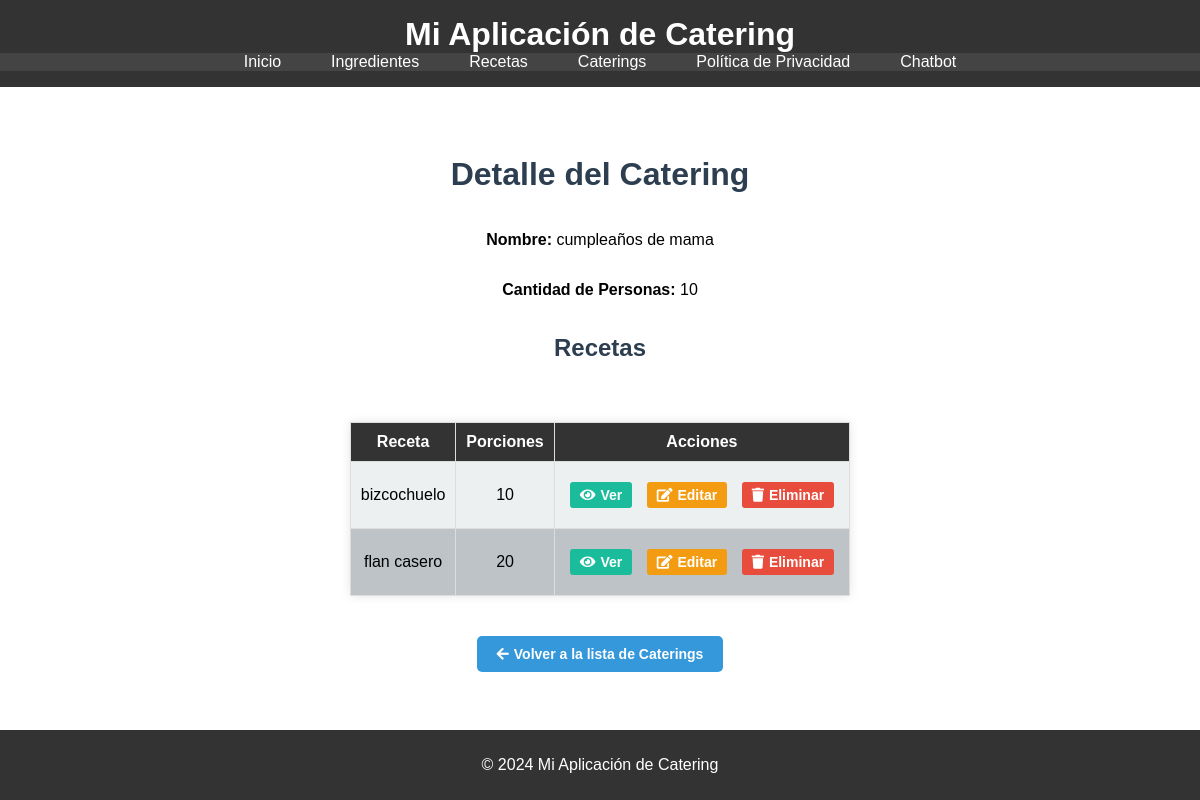
Page /calculos/caterings/6/ on the committed database.
### calculos/models.py (models this page shows, shortened)
class Catering(models.Model):
    nombre = models.CharField(max_length=100, default="Catering genérico")
    cantidad_personas = models.PositiveIntegerField()

class CateringReceta(models.Model):
    catering = models.ForeignKey(Catering, on_delete=models.CASCADE, related_name="recetas")
    receta = models.ForeignKey('Receta', on_delete=models.CASCADE)
    porciones = models.PositiveIntegerField()

class Receta(models.Model):
    nombre = models.CharField(max_length=100)
    porciones = models.PositiveIntegerField(default=1)

### calculos/views.py (the view)
# urls.py: path('caterings/<int:pk>/', views.ver_catering, name='ver_catering'),
def ver_catering(request, pk):
    catering = get_object_or_404(Catering, pk=pk)
    recetas = CateringReceta.objects.filter(catering=catering)
    return render(request, 'calculos/ver_catering.html', {
        'catering': catering,
        'recetas': recetas,
    })

### templates/calculos/ver_catering.html
{% extends 'base.html' %}
{% block content %}
<h1 style="color: #2c3e50;">Detalle del Catering</h1>
<p><strong>Nombre:</strong> {{ catering.nombre }}</p>
<p><strong>Cantidad de Personas:</strong> {{ catering.cantidad_personas }}</p>
<h2 style="color: #2c3e50;">Recetas</h2>
<div class="responsive-table" style="margin-top: 20px;">
    <table style="width: 100%; border-collapse: collapse;">
        <thead>
            <tr style="background-color: #34495e; color: white;">
                <th style="padding: 10px;">Receta</th>
                <th style="padding: 10px;">Porciones</th>
                <th style="padding: 10px;">Acciones</th>
            </tr>
        </thead>
        <tbody>
            {% for receta in recetas %}
            <tr style="background-color: {% cycle '#ecf0f1' '#bdc3c7' %};">
                <td data-label="Receta" style="padding: 10px;">{{ receta.receta.nombre }}</td>
                <td data-label="Porciones" style="padding: 10px;">{{ receta.porciones }}</td>
                <td data-label="Acciones" style="padding: 10px;">
                    <a href="{% url 'detalle_receta' receta.receta.id %}" class="btn btn-info" style="background-color: #1abc9c; color: white; padding: 5px 10px; border-radius: 3px; text-decoration: none; font-size: 14px;">
                        <i class="fas fa-eye"></i> Ver
                    </a>
                    <a href="{% url 'editar_receta' receta.receta.id %}" class="btn btn-warning" style="background-color: #f39c12; color: white; padding: 5px 10px; border-radius: 3px; text-decoration: none; font-size: 14px;">
                        <i class="fas fa-edit"></i> Editar
                    </a>
                    <a href="{% url 'eliminar_receta' receta.receta.id %}" class="btn btn-danger" style="background-color: #e74c3c; color: white; padding: 5px 10px; border-radius: 3px; text-decoration: none; font-size: 14px;" onclick="return confirm('¿Está seguro de eliminar esta receta?');">
                        <i class="fas fa-trash"></i> Eliminar
                    </a>
                </td>
            </tr>
            {% endfor %}
        </tbody>
    </table>
</div>
<a href="{% url 'lista_caterings' %}" class="btn btn-primary" style="background-color: #3498db; color: white; padding: 10px 20px; border-radius: 5px; text-decoration: none; font-weight: bold; margin-top: 20px;">
    <i class="fas fa-arrow-left"></i> Volver a la lista de Caterings
</a>
{% endblock %}

### static/style.css (style rules this page uses)
body { display: flex; flex-direction: column; min-height: 100vh; margin: 0; font-family: Arial, sans-serif; }
table { width: 100%; border-collapse: collapse; margin: 20px 0; background-color: white; box-shadow: 0 0 10px rgba(0, 0, 0, 0.1); }
table th, table td { border: 1px solid #ddd; padding: 10px; text-align: center; }
table th { background-color: #333; color: white; }
table tr:nth-child(even) { background-color: #f9f9f9; }
a.button, .btn { display: inline-flex; align-items: center; justify-content: center; background-color: #333; color: white; padding: 10px 15px; border-radius: 5px; text-decoration: none; font-size: 14px; font-weight: bold; margin: 10px 5px; transition: background-color 0.3s ease; }
a.btn-primary { background-color: #3498db; }
a.btn-info { background-color: #1abc9c; }
a.btn-warning { background-color: #f39c12; }
a.btn-danger { background-color: #e74c3c; }
i { margin-right: 5px; }

### rows in the picture
Catering: nombre "cumpleaños de mama", cantidad_personas "10"
CateringReceta: receta.nombre "bizcochuelo", porciones "10"
CateringReceta: receta.nombre "flan casero", porciones "20"
